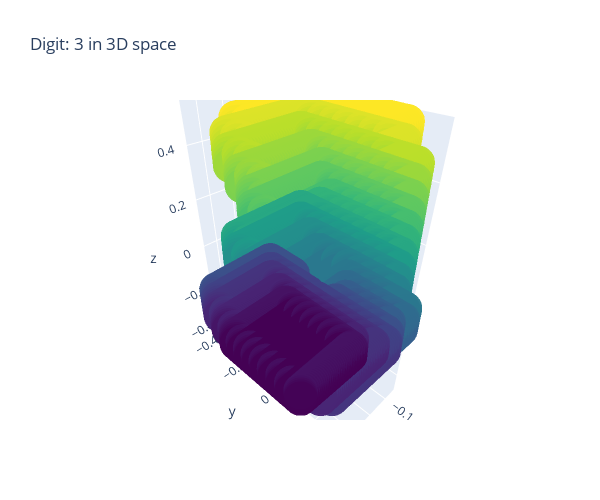

The cell this chart's notebook holds for it:
### Code cell
import h5py,os
import plotly.graph_objs as go
from plotly.offline import iplot

def _image_output_3d_format(file_path):
    
    with h5py.File(file_path, "r") as points_dataset:        
        digits = []
        index = 10
        
        while index < 20:
            digit = (points_dataset[str(index)]["img"][:], 
                    points_dataset[str(index)]["points"][:], 
                    points_dataset[str(index)].attrs["label"]) 
            digits.append(digit)
            index += 1
            
    x_c = [r[0] for r in digits[0][1]]
    y_c = [r[1] for r in digits[0][1]]
    z_c = [r[2] for r in digits[0][1]]
    
    trace1 = go.Scatter3d(x=x_c, y=y_c, z=z_c, mode='markers', 
                          marker=dict(size=12, color=z_c, colorscale='Viridis', opacity=0.7))

    data = [trace1]
    layout = go.Layout(height=500, width=600, title="Digit: "+str(digits[0][2]) + " in 3D space")
    fig = go.Figure(data=data, layout=layout)
    iplot(fig)

file_path = "C:\\Users\\pantm\\Downloads\\kagglehub\\train_point_clouds.h5"
_image_output_3d_format(file_path)

### Figure 1 — Plotly figure (JSON) as saved in the notebook; plotly's stock layout.template omitted (floating-point values rounded to 4 significant figures; data arrays with more than 128 entries replaced by an {"elided": "..."} marker saying what was removed)
{"data": [{"marker": {"color": {"elided": "20950 float values"}, "colorscale": [[0, "#440154"], [0.1111, "#482878"], [0.2222, "#3e4989"], [0.3333, "#31688e"], [0.4444, "#26828e"], [0.5556, "#1f9e89"], [0.6667, "#35b779"], [0.7778, "#6ece58"], [0.8889, "#b5de2b"], [1, "#fde725"]], "opacity": 0.7, "size": 12}, "mode": "markers", "type": "scatter3d", "x": {"elided": "20950 float values"}, "y": {"elided": "20950 float values"}, "z": {"elided": "20950 float values"}}], "layout": {"height": 500, "title": {"text": "Digit: 3 in 3D space"}, "width": 600}}
